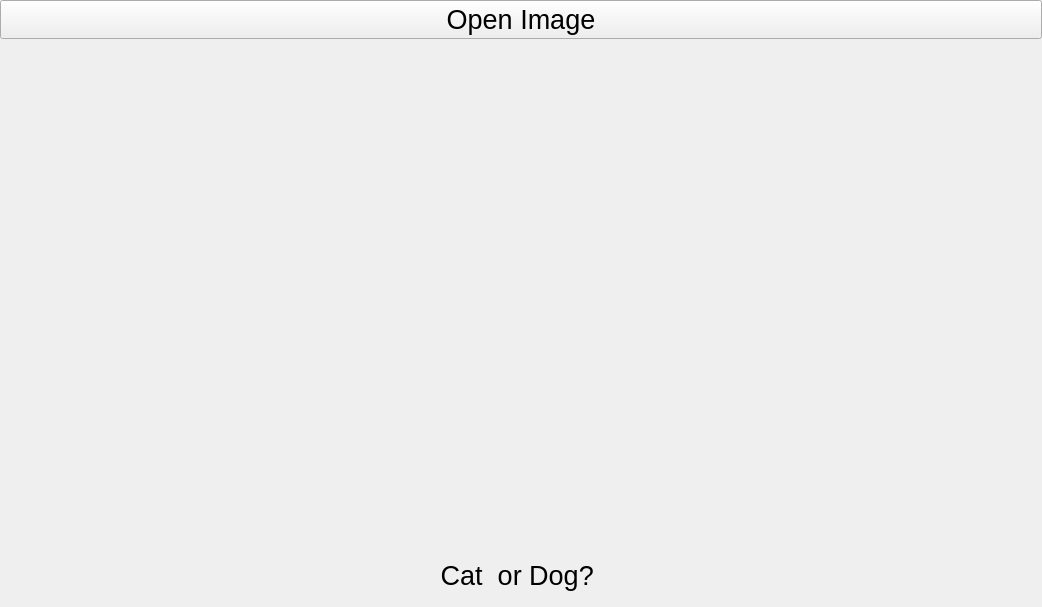
<?xml version="1.0" encoding="UTF-8"?>
<ui version="4.0">
 <class>Form</class>
 <widget class="QWidget" name="Form">
  <property name="geometry">
   <rect>
    <x>0</x>
    <y>0</y>
    <width>1042</width>
    <height>607</height>
   </rect>
  </property>
  <property name="font">
   <font>
    <pointsize>20</pointsize>
   </font>
  </property>
  <property name="windowTitle">
   <string>Form</string>
  </property>
  <layout class="QVBoxLayout" name="verticalLayout" stretch="1,8,1">
   <property name="spacing">
    <number>0</number>
   </property>
   <property name="leftMargin">
    <number>0</number>
   </property>
   <property name="topMargin">
    <number>0</number>
   </property>
   <property name="rightMargin">
    <number>0</number>
   </property>
   <property name="bottomMargin">
    <number>0</number>
   </property>
   <item>
    <widget class="QPushButton" name="btn_open">
     <property name="text">
      <string>Open Image</string>
     </property>
    </widget>
   </item>
   <item>
    <widget class="QLabel" name="lbl_image">
     <property name="text">
      <string/>
     </property>
     <property name="pixmap">
      <pixmap>../datasets/cat_dog/test/cat_test01.jpg</pixmap>
     </property>
     <property name="scaledContents">
      <bool>true</bool>
     </property>
    </widget>
   </item>
   <item>
    <widget class="QLabel" name="lbl_result">
     <property name="text">
      <string>Cat  or Dog? </string>
     </property>
     <property name="alignment">
      <set>Qt::AlignCenter</set>
     </property>
    </widget>
   </item>
  </layout>
 </widget>
 <resources/>
 <connections>
  <connection>
   <sender>btn_open</sender>
   <signal>clicked()</signal>
   <receiver>lbl_image</receiver>
   <slot>hide()</slot>
   <hints>
    <hint type="sourcelabel">
     <x>286</x>
     <y>266</y>
    </hint>
    <hint type="destinationlabel">
     <x>184</x>
     <y>160</y>
    </hint>
   </hints>
  </connection>
 </connections>
</ui>
